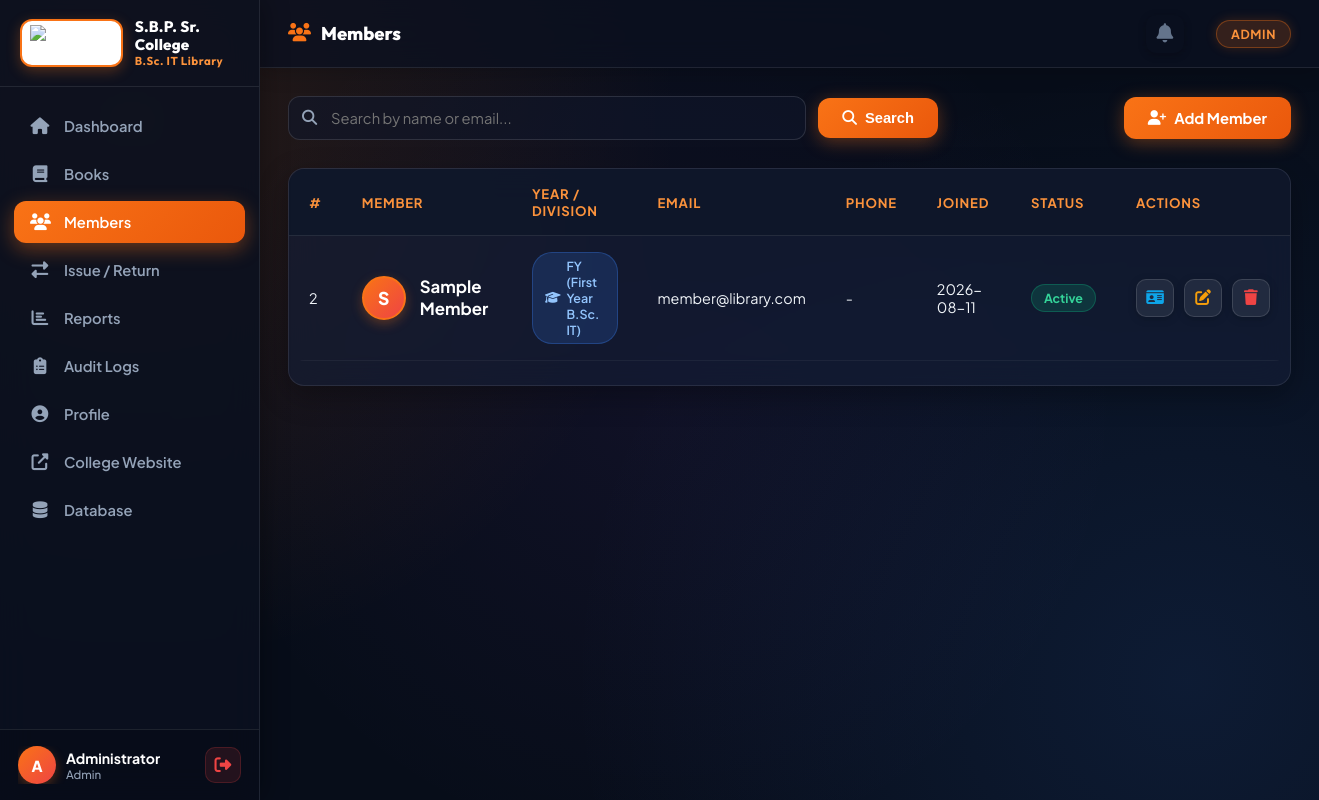
/members (signed in), run on the app's committed database.
### tables this page shows
CREATE TABLE users (
            id INTEGER PRIMARY KEY AUTOINCREMENT,
            name TEXT NOT NULL,
            email TEXT UNIQUE NOT NULL,
            password TEXT NOT NULL,
            role TEXT DEFAULT 'member',
            phone TEXT,
            address TEXT,
            membership_date TEXT DEFAULT CURRENT_DATE,
            is_active INTEGER DEFAULT 1,
            profile_photo TEXT,
            seat_number TEXT
        , year_division TEXT DEFAULT 'FY (First Year B.Sc. IT)');

### app.py (the view)
@app.route('/members')
@admin_required
def members():
    q = request.args.get('q', '')
    conn = get_db()
    if q:
        all_members = conn.execute(
            "SELECT * FROM users WHERE role = 'member' AND (name LIKE ? OR email LIKE ?) ORDER BY name",
            (f'%{q}%', f'%{q}%')
        ).fetchall()
    else:
        all_members = conn.execute("SELECT * FROM users WHERE role = 'member' ORDER BY name").fetchall()
    conn.close()
    return render_template('members.html', members=all_members, q=q)

### app.py (called while the page is built, shortened)
def get_db():
    conn = sqlite3.connect(DATABASE)
    conn.row_factory = sqlite3.Row
    return conn

def admin_required(f):
    @wraps(f)
    def decorated(*args, **kwargs):
        if 'user_id' not in session:
            flash('Please login to continue.', 'warning')
            return redirect(url_for('login'))
        if session.get('role') != 'admin':
            flash('Admin access required.', 'danger')
            return redirect(url_for('dashboard'))
        return f(*args, **kwargs)
    return decorated

@app.context_processor
def inject_notifications():
    if 'user_id' in session:
        conn = get_db()
        today = datetime.today().strftime('%Y-%m-%d')
        notifs = conn.execute("SELECT * FROM notifications WHERE user_id = ? AND is_read = 0 ORDER BY id DESC LIMIT 5", (session['user_id'],)).fetchall()
        unread_count = len(notifs)
        conn.close()
        return dict(notifications=notifs, unread_count=unread_count)
    return dict(notifications=[], unread_count=0)

### templates/members.html (shortened to what this page needs)
{% extends 'base.html' %}
{% block page_title %}<i class="fas fa-users"></i> Members{% endblock %}
{% block content %}
<div class="page-actions">
    <form class="search-form" method="GET">
        <div class="search-bar">
            <i class="fas fa-search"></i>
            <input type="text" name="q" placeholder="Search by name or email..." value="{{ q }}">
        </div>
        <button type="submit" class="btn-primary"><i class="fas fa-search"></i> Search</button>
    </form>
    <div class="action-buttons">
        <a href="{{ url_for('add_member') }}" class="btn-primary"><i class="fas fa-user-plus"></i> Add Member</a>
    </div>
</div>
<div class="table-card">
    <div class="table-responsive">
        <table class="data-table">
            <thead>
                <tr>
                    <th>#</th>
                    <th>Member</th>
                    <th>Year / Division</th>
                    <th>Email</th>
                    <th>Phone</th>
                    <th>Joined</th>
                    <th>Status</th>
                    <th>Actions</th>
                </tr>
            </thead>
            <tbody>
                {% for m in members %}
                <tr>
                    <td>{{ m.id }}</td>
                    <td>
                        <div class="member-cell">
                            {% if m.profile_photo %}
                            <img src="{{ url_for('static', filename='uploads/photos/' ~ m.profile_photo) }}" alt="Photo" class="member-avatar">
                            {% else %}
                            <div class="member-avatar">{{ m.name[0] | upper }}</div>
                            {% endif %}
                            <div>
                                <strong class="member-name-text">{{ m.name }}</strong>
                            </div>
                        </div>
                    </td>
                    <td>
                        <span class="badge badge-info" style="font-weight: 600;">
                            <i class="fas fa-graduation-cap"></i> {{ m.year_division or 'FY (First Year)' }}
                        </span>
                    </td>
                    <td>{{ m.email }}</td>
                    <td>{{ m.phone or '-' }}</td>
                    <td>{{ m.membership_date }}</td>
                    <td>
                        <span class="badge badge-{{ 'success' if m.is_active else 'danger' }}">
                            {{ 'Active' if m.is_active else 'Inactive' }}
                        </span>
                    </td>
                    <td>
                        <div class="action-btns">
                            <a href="{{ url_for('print_member_card', member_id=m.id) }}" target="_blank" class="btn-icon" title="Print Membership Card" style="color: #0ea5e9;"><i class="fas fa-id-card"></i></a>
                            <a href="{{ url_for('edit_member', member_id=m.id) }}" class="btn-icon edit" title="Edit"><i class="fas fa-edit"></i></a>
                            <form method="POST" action="{{ url_for('delete_member', member_id=m.id) }}" onsubmit="return confirm('Delete member {{ m.name }}?')">
                                <button type="submit" class="btn-icon delete" title="Delete"><i class="fas fa-trash"></i></button>
                            </form>
                        </div>
                    </td>
                </tr>
                {% else %}
                <tr><td colspan="7" class="empty-row">No members found.</td></tr>
                {% endfor %}
            </tbody>
        </table>
    </div>
</div>
{% endblock %}

### data on the page
users: id "2", name "S", name "Sample Member", year_division "FY (First Year B.Sc. IT)", email "member@library.com", phone "-", membership_date "2026-08-11", is_active "Active"

### other printed values
{{ session.user_name[0] | upper }} "A"
{{ session.user_name }} "Administrator"
{{ session.role | capitalize }} "Admin"
{{ session.role | capitalize }} "ADMIN"
